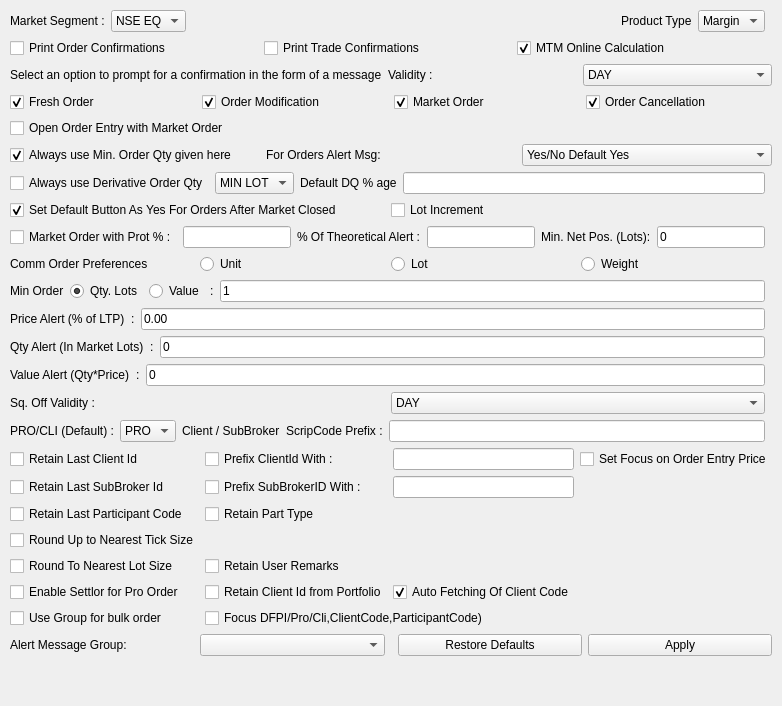
     <widget class="QWidget" name="tabOrder">
      <attribute name="title"><string>Order</string></attribute>
      <layout class="QVBoxLayout" name="verticalLayout_order">
       <property name="spacing"><number>6</number></property>
       <property name="margin"><number>10</number></property>
       
       <!-- Top Row: Market Segment and Product Type -->
       <item>
        <layout class="QHBoxLayout" name="horizontalLayout_orderTop">
         <item>
          <widget class="QLabel" name="label_marketSegmentOrder">
           <property name="text"><string>Market Segment :</string></property>
          </widget>
         </item>
         <item>
          <widget class="QComboBox" name="comboBox_marketSegmentOrder">
           <item><property name="text"><string>NSE EQ</string></property></item>
           <item><property name="text"><string>NSE FO</string></property></item>
           <item><property name="text"><string>BSE EQ</string></property></item>
          </widget>
         </item>
         <item><spacer name="horizontalSpacer_order1"><property name="orientation"><enum>Qt::Horizontal</enum></property><property name="sizeHint"><size><width>40</width><height>20</height></size></property></spacer></item>
         <item>
          <widget class="QLabel" name="label_productTypeOrder">
           <property name="text"><string>Product Type</string></property>
          </widget>
         </item>
         <item>
          <widget class="QComboBox" name="comboBox_productTypeOrder">
           <item><property name="text"><string>Margin</string></property></item>
           <item><property name="text"><string>CNC</string></property></item>
           <item><property name="text"><string>MIS</string></property></item>
          </widget>
         </item>
         <item><spacer name="horizontalSpacer_order2"><property name="orientation"><enum>Qt::Horizontal</enum></property></spacer></item>
        </layout>
       </item>
       
       <!-- Print Confirmations Row -->
       <item>
        <layout class="QHBoxLayout" name="horizontalLayout_printConfirm">
         <item>
          <widget class="QCheckBox" name="checkBox_printOrderConfirm">
           <property name="text"><string>Print Order Confirmations</string></property>
          </widget>
         </item>
         <item>
          <widget class="QCheckBox" name="checkBox_printTradeConfirm">
           <property name="text"><string>Print Trade Confirmations</string></property>
          </widget>
         </item>
         <item>
          <widget class="QCheckBox" name="checkBox_mtmOnline">
           <property name="text"><string>MTM Online Calculation</string></property>
           <property name="checked"><bool>true</bool></property>
          </widget>
         </item>
         <item><spacer name="horizontalSpacer_order3"><property name="orientation"><enum>Qt::Horizontal</enum></property></spacer></item>
        </layout>
       </item>
       
       <!-- Message Prompt Section -->
       <item>
        <layout class="QHBoxLayout" name="horizontalLayout_messagePrompt">
         <item>
          <widget class="QLabel" name="label_messagePrompt">
           <property name="text"><string>Select an option to prompt for a confirmation in the form of a message</string></property>
          </widget>
         </item>
         <item>
          <widget class="QLabel" name="label_validity">
           <property name="text"><string>Validity :</string></property>
          </widget>
         </item>
         <item>
          <widget class="QComboBox" name="comboBox_validity">
           <item><property name="text"><string>DAY</string></property></item>
           <item><property name="text"><string>IOC</string></property></item>
           <item><property name="text"><string>GTD</string></property></item>
          </widget>
         </item>
        </layout>
       </item>
       
       <!-- Order Type Checkboxes -->
       <item>
        <layout class="QHBoxLayout" name="horizontalLayout_orderTypes">
         <item>
          <widget class="QCheckBox" name="checkBox_freshOrder">
           <property name="text"><string>Fresh Order</string></property>
           <property name="checked"><bool>true</bool></property>
          </widget>
         </item>
         <item>
          <widget class="QCheckBox" name="checkBox_orderModification">
           <property name="text"><string>Order Modification</string></property>
           <property name="checked"><bool>true</bool></property>
          </widget>
         </item>
         <item>
          <widget class="QCheckBox" name="checkBox_marketOrder">
           <property name="text"><string>Market Order</string></property>
           <property name="checked"><bool>true</bool></property>
          </widget>
         </item>
         <item>
          <widget class="QCheckBox" name="checkBox_orderCancellation">
           <property name="text"><string>Order Cancellation</string></property>
           <property name="checked"><bool>true</bool></property>
          </widget>
         </item>
        </layout>
       </item>
       
       <item>
        <widget class="QCheckBox" name="checkBox_openOrderEntryMarket">
         <property name="text"><string>Open Order Entry with Market Order</string></property>
        </widget>
       </item>
       
       <!-- Always use Min. Order Qty -->
       <item>
        <layout class="QHBoxLayout" name="horizontalLayout_minOrderQty">
         <item>
          <widget class="QCheckBox" name="checkBox_alwaysUseMinQty">
           <property name="text"><string>Always use Min. Order Qty given here</string></property>
           <property name="checked"><bool>true</bool></property>
          </widget>
         </item>
         <item>
          <widget class="QLabel" name="label_forOrdersAlert">
           <property name="text"><string>For Orders Alert Msg:</string></property>
          </widget>
         </item>
         <item>
          <widget class="QComboBox" name="comboBox_forOrdersAlert">
           <item><property name="text"><string>Yes/No Default Yes</string></property></item>
           <item><property name="text"><string>Yes/No Default No</string></property></item>
          </widget>
         </item>
        </layout>
       </item>
       
       <!-- Derivative Order Qty -->
       <item>
        <layout class="QHBoxLayout" name="horizontalLayout_derivativeQty">
         <item>
          <widget class="QCheckBox" name="checkBox_alwaysUseDerivativeQty">
           <property name="text"><string>Always use Derivative Order Qty</string></property>
          </widget>
         </item>
         <item>
          <widget class="QComboBox" name="comboBox_minLot">
           <item><property name="text"><string>MIN LOT</string></property></item>
          </widget>
         </item>
         <item>
          <widget class="QLabel" name="label_defaultDQ">
           <property name="text"><string>Default DQ % age</string></property>
          </widget>
         </item>
         <item>
          <widget class="QLineEdit" name="lineEdit_defaultDQ">
           <property name="maximumWidth"><number>80</number></property>
          </widget>
         </item>
         <item><spacer name="horizontalSpacer_order4"><property name="orientation"><enum>Qt::Horizontal</enum></property></spacer></item>
        </layout>
       </item>
       
       <!-- Set Default Button and Lot Increment -->
       <item>
        <layout class="QHBoxLayout" name="horizontalLayout_defaultButton">
         <item>
          <widget class="QCheckBox" name="checkBox_setDefaultYes">
           <property name="text"><string>Set Default Button As Yes For Orders After Market Closed</string></property>
           <property name="checked"><bool>true</bool></property>
          </widget>
         </item>
         <item>
          <widget class="QCheckBox" name="checkBox_lotIncrement">
           <property name="text"><string>Lot Increment</string></property>
          </widget>
         </item>
         <item><spacer name="horizontalSpacer_order5"><property name="orientation"><enum>Qt::Horizontal</enum></property></spacer></item>
        </layout>
       </item>
       
       <!-- Market Order with Prot -->
       <item>
        <layout class="QHBoxLayout" name="horizontalLayout_marketOrderProt">
         <item>
          <widget class="QCheckBox" name="checkBox_marketOrderProt">
           <property name="text"><string>Market Order with Prot % :</string></property>
          </widget>
         </item>
         <item>
          <widget class="QLineEdit" name="lineEdit_protPercent">
           <property name="maximumWidth"><number>60</number></property>
          </widget>
         </item>
         <item>
          <widget class="QLabel" name="label_theoreticalAlert">
           <property name="text"><string>% Of Theoretical Alert :</string></property>
          </widget>
         </item>
         <item>
          <widget class="QLineEdit" name="lineEdit_theoreticalAlert">
           <property name="maximumWidth"><number>60</number></property>
          </widget>
         </item>
         <item>
          <widget class="QLabel" name="label_minNetPos">
           <property name="text"><string>Min. Net Pos. (Lots):</string></property>
          </widget>
         </item>
         <item>
          <widget class="QLineEdit" name="lineEdit_minNetPos">
           <property name="text"><string>0</string></property>
           <property name="maximumWidth"><number>60</number></property>
          </widget>
         </item>
         <item><spacer name="horizontalSpacer_order6"><property name="orientation"><enum>Qt::Horizontal</enum></property></spacer></item>
        </layout>
       </item>
       
       <!-- Comm Order Preferences -->
       <item>
        <layout class="QHBoxLayout" name="horizontalLayout_commOrder">
         <item>
          <widget class="QLabel" name="label_commOrderPref">
           <property name="text"><string>Comm Order Preferences</string></property>
          </widget>
         </item>
         <item>
          <widget class="QRadioButton" name="radioButton_unit">
           <property name="text"><string>Unit</string></property>
          </widget>
         </item>
         <item>
          <widget class="QRadioButton" name="radioButton_lot">
           <property name="text"><string>Lot</string></property>
          </widget>
         </item>
         <item>
          <widget class="QRadioButton" name="radioButton_weight">
           <property name="text"><string>Weight</string></property>
          </widget>
         </item>
         <item><spacer name="horizontalSpacer_order7"><property name="orientation"><enum>Qt::Horizontal</enum></property></spacer></item>
        </layout>
       </item>
       
       <!-- Min Order -->
       <item>
        <layout class="QHBoxLayout" name="horizontalLayout_minOrder">
         <item>
          <widget class="QLabel" name="label_minOrder">
           <property name="text"><string>Min Order</string></property>
          </widget>
         </item>
         <item>
          <widget class="QRadioButton" name="radioButton_qtyLots">
           <property name="text"><string>Qty. Lots</string></property>
           <property name="checked"><bool>true</bool></property>
          </widget>
         </item>
         <item>
          <widget class="QRadioButton" name="radioButton_value">
           <property name="text"><string>Value</string></property>
          </widget>
         </item>
         <item>
          <widget class="QLabel" name="label_colon1">
           <property name="text"><string>:</string></property>
          </widget>
         </item>
         <item>
          <widget class="QLineEdit" name="lineEdit_minOrderValue">
           <property name="text"><string>1</string></property>
           <property name="maximumWidth"><number>60</number></property>
          </widget>
         </item>
         <item><spacer name="horizontalSpacer_order8"><property name="orientation"><enum>Qt::Horizontal</enum></property></spacer></item>
        </layout>
       </item>
       
       <!-- Price Alert -->
       <item>
        <layout class="QHBoxLayout" name="horizontalLayout_priceAlert">
         <item>
          <widget class="QLabel" name="label_priceAlert">
           <property name="text"><string>Price Alert (% of LTP)</string></property>
          </widget>
         </item>
         <item>
          <widget class="QLabel" name="label_colon2">
           <property name="text"><string>:</string></property>
          </widget>
         </item>
         <item>
          <widget class="QLineEdit" name="lineEdit_priceAlert">
           <property name="text"><string>0.00</string></property>
           <property name="maximumWidth"><number>80</number></property>
          </widget>
         </item>
         <item><spacer name="horizontalSpacer_order9"><property name="orientation"><enum>Qt::Horizontal</enum></property></spacer></item>
        </layout>
       </item>
       
       <!-- Qty Alert -->
       <item>
        <layout class="QHBoxLayout" name="horizontalLayout_qtyAlert">
         <item>
          <widget class="QLabel" name="label_qtyAlert">
           <property name="text"><string>Qty Alert (In Market Lots)</string></property>
          </widget>
         </item>
         <item>
          <widget class="QLabel" name="label_colon3">
           <property name="text"><string>:</string></property>
          </widget>
         </item>
         <item>
          <widget class="QLineEdit" name="lineEdit_qtyAlert">
           <property name="text"><string>0</string></property>
           <property name="maximumWidth"><number>80</number></property>
          </widget>
         </item>
         <item><spacer name="horizontalSpacer_order10"><property name="orientation"><enum>Qt::Horizontal</enum></property></spacer></item>
        </layout>
       </item>
       
       <!-- Value Alert -->
       <item>
        <layout class="QHBoxLayout" name="horizontalLayout_valueAlert">
         <item>
          <widget class="QLabel" name="label_valueAlert">
           <property name="text"><string>Value Alert (Qty*Price)</string></property>
          </widget>
         </item>
         <item>
          <widget class="QLabel" name="label_colon4">
           <property name="text"><string>:</string></property>
          </widget>
         </item>
         <item>
          <widget class="QLineEdit" name="lineEdit_valueAlert">
           <property name="text"><string>0</string></property>
           <property name="maximumWidth"><number>80</number></property>
          </widget>
         </item>
         <item><spacer name="horizontalSpacer_order11"><property name="orientation"><enum>Qt::Horizontal</enum></property></spacer></item>
        </layout>
       </item>
       
       <!-- Sq. Off Validity -->
       <item>
        <layout class="QHBoxLayout" name="horizontalLayout_sqOffValidity">
         <item>
          <widget class="QLabel" name="label_sqOffValidity">
           <property name="text"><string>Sq. Off Validity :</string></property>
          </widget>
         </item>
         <item>
          <widget class="QComboBox" name="comboBox_sqOffValidity">
           <item><property name="text"><string>DAY</string></property></item>
           <item><property name="text"><string>IOC</string></property></item>
          </widget>
         </item>
         <item><spacer name="horizontalSpacer_order12"><property name="orientation"><enum>Qt::Horizontal</enum></property></spacer></item>
        </layout>
       </item>
       
       <!-- PRO/CLI Section -->
       <item>
        <layout class="QHBoxLayout" name="horizontalLayout_proCli">
         <item>
          <widget class="QLabel" name="label_proCliDefault">
           <property name="text"><string>PRO/CLI (Default) :</string></property>
          </widget>
         </item>
         <item>
          <widget class="QComboBox" name="comboBox_proCliDefault">
           <item><property name="text"><string>PRO</string></property></item>
           <item><property name="text"><string>CLI</string></property></item>
          </widget>
         </item>
         <item>
          <widget class="QLabel" name="label_clientSubBroker">
           <property name="text"><string>Client / SubBroker</string></property>
          </widget>
         </item>
         <item>
          <widget class="QLabel" name="label_scripCodePrefix">
           <property name="text"><string>ScripCode Prefix :</string></property>
          </widget>
         </item>
         <item>
          <widget class="QLineEdit" name="lineEdit_scripCodePrefix">
           <property name="maximumWidth"><number>150</number></property>
          </widget>
         </item>
         <item><spacer name="horizontalSpacer_order13"><property name="orientation"><enum>Qt::Horizontal</enum></property></spacer></item>
        </layout>
       </item>
       
       <!-- Client Options Grid -->
       <item>
        <layout class="QGridLayout" name="gridLayout_clientOptions">
         <item row="0" column="0">
          <widget class="QCheckBox" name="checkBox_retainLastClientId">
           <property name="text"><string>Retain Last Client Id</string></property>
          </widget>
         </item>
         <item row="0" column="1">
          <widget class="QCheckBox" name="checkBox_prefixClientIdWith">
           <property name="text"><string>Prefix ClientId With :</string></property>
          </widget>
         </item>
         <item row="0" column="2">
          <widget class="QLineEdit" name="lineEdit_prefixClientId">
           <property name="maximumWidth"><number>150</number></property>
          </widget>
         </item>
         <item row="0" column="3">
          <widget class="QCheckBox" name="checkBox_setFocusOrderEntry">
           <property name="text"><string>Set Focus on Order Entry Price</string></property>
          </widget>
         </item>
         <item row="1" column="0">
          <widget class="QCheckBox" name="checkBox_retainLastSubBroker">
           <property name="text"><string>Retain Last SubBroker Id</string></property>
          </widget>
         </item>
         <item row="1" column="1">
          <widget class="QCheckBox" name="checkBox_prefixSubBrokerId">
           <property name="text"><string>Prefix SubBrokerID With :</string></property>
          </widget>
         </item>
         <item row="1" column="2">
          <widget class="QLineEdit" name="lineEdit_prefixSubBroker">
           <property name="maximumWidth"><number>150</number></property>
          </widget>
         </item>
         <item row="2" column="0">
          <widget class="QCheckBox" name="checkBox_retainLastParticipant">
           <property name="text"><string>Retain Last Participant Code</string></property>
          </widget>
         </item>
         <item row="2" column="1">
          <widget class="QCheckBox" name="checkBox_retainPartType">
           <property name="text"><string>Retain Part Type</string></property>
          </widget>
         </item>
         <item row="3" column="0">
          <widget class="QCheckBox" name="checkBox_roundUpNearestTick">
           <property name="text"><string>Round Up to Nearest Tick Size</string></property>
          </widget>
         </item>
         <item row="4" column="0">
          <widget class="QCheckBox" name="checkBox_roundNearestLot">
           <property name="text"><string>Round To Nearest Lot Size</string></property>
          </widget>
         </item>
         <item row="4" column="1">
          <widget class="QCheckBox" name="checkBox_retainUserRemarks">
           <property name="text"><string>Retain User Remarks</string></property>
          </widget>
         </item>
         <item row="5" column="0">
          <widget class="QCheckBox" name="checkBox_enableSettlorProOrder">
           <property name="text"><string>Enable Settlor for Pro Order</string></property>
          </widget>
         </item>
         <item row="5" column="1">
          <widget class="QCheckBox" name="checkBox_retainClientIdPortfolio">
           <property name="text"><string>Retain Client Id from Portfolio</string></property>
          </widget>
         </item>
         <item row="5" column="2">
          <widget class="QCheckBox" name="checkBox_autoFetchingClientCode">
           <property name="text"><string>Auto Fetching Of Client Code</string></property>
           <property name="checked"><bool>true</bool></property>
          </widget>
         </item>
         <item row="6" column="0">
          <widget class="QCheckBox" name="checkBox_useGroupBulkOrder">
           <property name="text"><string>Use Group for bulk order</string></property>
          </widget>
         </item>
         <item row="6" column="1" colspan="2">
          <widget class="QCheckBox" name="checkBox_focusDPProCli">
           <property name="text"><string>Focus DFPI/Pro/Cli,ClientCode,ParticipantCode)</string></property>
          </widget>
         </item>
        </layout>
       </item>
       
       <!-- Alert Message Group and Buttons -->
       <item>
        <layout class="QHBoxLayout" name="horizontalLayout_alertGroup">
         <item>
          <widget class="QLabel" name="label_alertMessageGroup">
           <property name="text"><string>Alert Message Group:</string></property>
          </widget>
         </item>
         <item>
          <widget class="QComboBox" name="comboBox_alertMessageGroup">
           <property name="maximumWidth"><number>150</number></property>
          </widget>
         </item>
         <item><spacer name="horizontalSpacer_order14"><property name="orientation"><enum>Qt::Horizontal</enum></property></spacer></item>
         <item>
          <widget class="QPushButton" name="pushButton_restoreDefaultsOrder">
           <property name="text"><string>Restore Defaults</string></property>
          </widget>
         </item>
         <item>
          <widget class="QPushButton" name="pushButton_applyOrder">
           <property name="text"><string>Apply</string></property>
          </widget>
         </item>
        </layout>
       </item>
       
       <item>
        <spacer name="verticalSpacer_order">
         <property name="orientation"><enum>Qt::Vertical</enum></property>
         <property name="sizeHint"><size><width>20</width><height>40</height></size></property>
        </spacer>
       </item>
      </layout>
     </widget>
